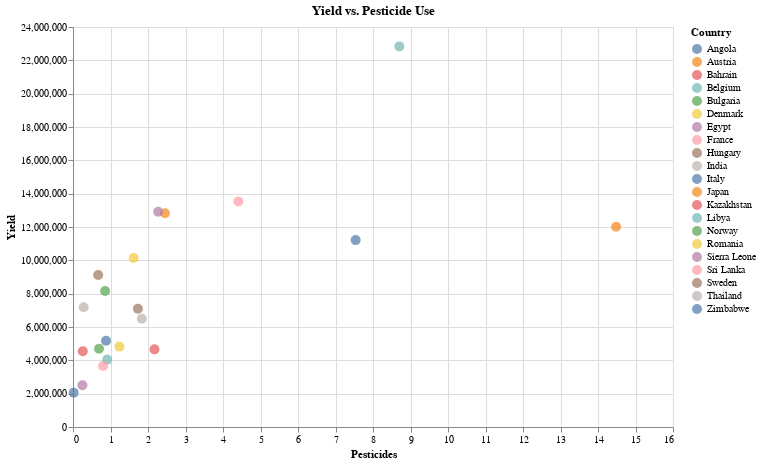

This figure's notebook cell:
### Code cell
# Altair chart as has better aesthetics

scatter_chart_yield_vs_pesticide = alt.Chart(grouped_df).mark_circle(size=100).encode(
    x='Pesticides:Q',
    y='Yield:Q',
    color='Country:N',
    tooltip=['Country', 'Pesticides', 'Yield']
).properties(
    title='Yield vs. Pesticide Use',
    width=600,
    height=400,
    background='transparent'
)

scatter_chart_yield_vs_pesticide

### Figure 1 — Vega-Lite specification as saved in the notebook (floating-point values rounded to 4 significant figures)
{"config": {"view": {"continuousWidth": 300, "continuousHeight": 300}}, "data": {"name": "data-603065484fdec7d1ae82a80b9b407e14"}, "mark": {"type": "circle", "size": 100}, "background": "transparent", "encoding": {"color": {"field": "Country", "type": "nominal"}, "tooltip": [{"field": "Country", "type": "nominal"}, {"field": "Pesticides", "type": "quantitative"}, {"field": "Yield", "type": "quantitative"}], "x": {"field": "Pesticides", "type": "quantitative"}, "y": {"field": "Yield", "type": "quantitative"}}, "height": 400, "title": "Yield vs. Pesticide Use", "width": 600, "$schema": "https://vega.github.io/schema/vega-lite/v5.14.1.json", "datasets": {"data-603065484fdec7d1ae82a80b9b407e14": [{"Country": "Angola", "Yield": 2062000.0, "Pesticides": 0.01739}, {"Country": "Austria", "Yield": 12820000.0, "Pesticides": 2.452}, {"Country": "Bahrain", "Yield": 4658000.0, "Pesticides": 2.173}, {"Country": "Belgium", "Yield": 22840000.0, "Pesticides": 8.702}, {"Country": "Bulgaria", "Yield": 4697000.0, "Pesticides": 0.6935}, {"Country": "Denmark", "Yield": 10140000.0, "Pesticides": 1.617}, {"Country": "Egypt", "Yield": 12920000.0, "Pesticides": 2.271}, {"Country": "France", "Yield": 13540000.0, "Pesticides": 4.409}, {"Country": "Hungary", "Yield": 7092000.0, "Pesticides": 1.731}, {"Country": "India", "Yield": 7190000.0, "Pesticides": 0.2857}, {"Country": "Italy", "Yield": 11210000.0, "Pesticides": 7.537}, {"Country": "Japan", "Yield": 12020000.0, "Pesticides": 14.48}, {"Country": "Kazakhstan", "Yield": 4543000.0, "Pesticides": 0.261}, {"Country": "Libya", "Yield": 4044000.0, "Pesticides": 0.9126}, {"Country": "Norway", "Yield": 8161000.0, "Pesticides": 0.8557}, {"Country": "Romania", "Yield": 4823000.0, "Pesticides": 1.237}, {"Country": "Sierra Leone", "Yield": 2502000.0, "Pesticides": 0.2509}, {"Country": "Sri Lanka", "Yield": 3660000.0, "Pesticides": 0.8}, {"Country": "Sweden", "Yield": 9117000.0, "Pesticides": 0.6713}, {"Country": "Thailand", "Yield": 6498000.0, "Pesticides": 1.836}, {"Country": "Zimbabwe", "Yield": 5180000.0, "Pesticides": 0.8804}]}}
